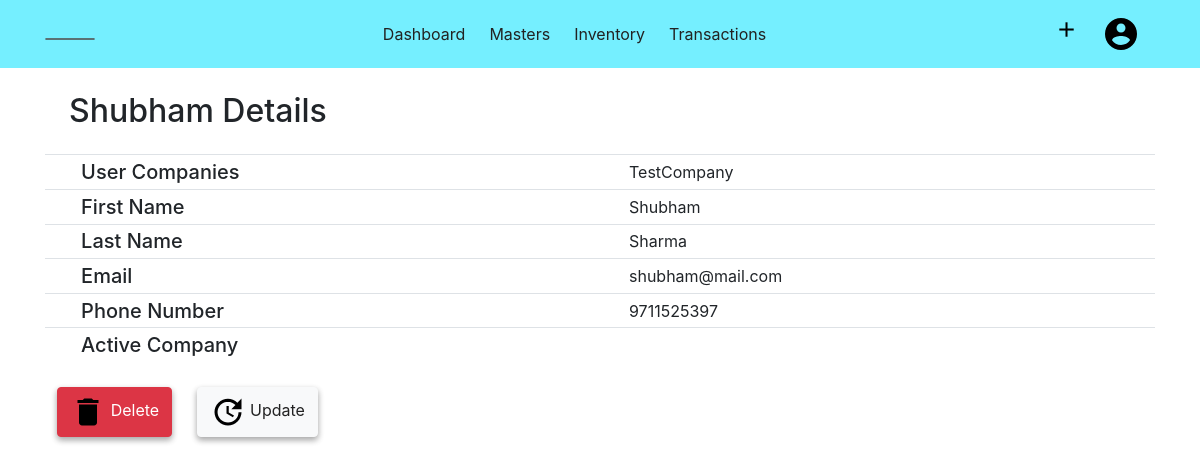
Before: /user/accountinfo (signed in) with the older database file.
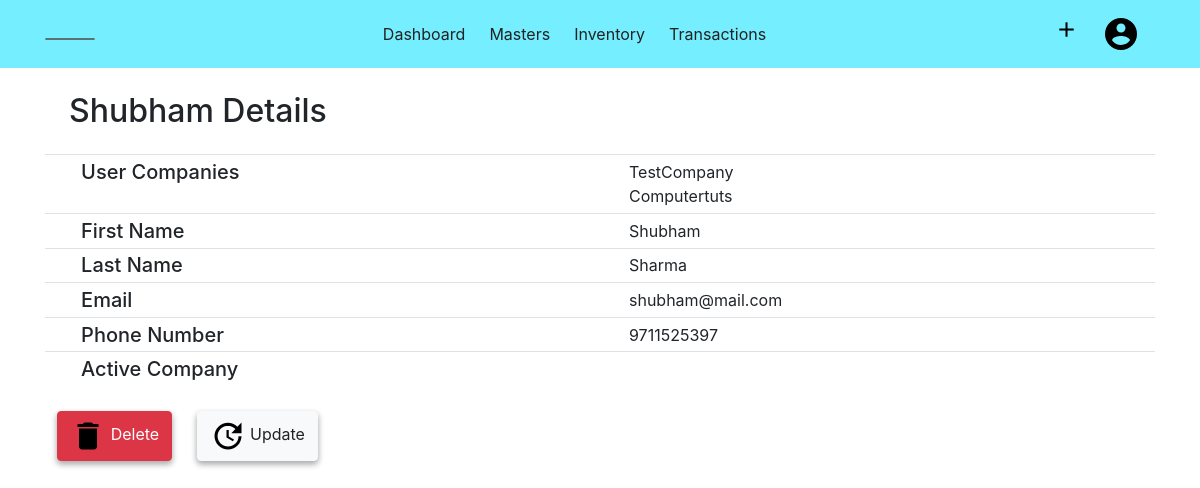
After: the same page with the newer database file.
### acsystem/models.py (models this page shows, shortened)
class Company(db.Model):
    id = db.Column(db.Integer, primary_key=True)
    companyname = db.Column(db.String(80), unique=True, nullable=False)
    mailingname = db.Column(db.String(80), nullable = False)
    address = db.Column(db.String(100), nullable=False)
    country = db.Column(db.String(40), nullable=False)
    state = db.Column(db.String(40), nullable=False)
    pin = db.Column(db.Integer)
    email = db.Column(db.String(60))
    phoneno = db.Column(db.Integer)
    website = db.Column(db.String(60))
    datecreated = db.Column(db.DateTime, default = datetime.utcnow, nullable=False)
    financialyear = db.Column(db.DateTime, nullable=False)
    booksbegin = db.Column(db.DateTime, nullable=False)
    invoiceno = db.Column(db.Integer, default=0)
    gstno = db.Column(db.Integer)
    description = db.Column(db.Text)
    customers = db.relationship('Customer', backref='undercompany', lazy=True, cascade="all, delete-orphan")
    suppliers = db.relationship('Supplier', backref='undercompany', lazy=True, cascade="all, delete-orphan")
    groups = db.relationship('Group', backref='undercompany', lazy=True, cascade="all, delete-orphan")
    ledgers = db.relationship('Ledger', backref='undercompany', lazy=True, cascade="all, delete-orphan")
    productcategories = db.relationship('Productcategory', backref='undercompany', lazy=True, cascade="all, delete-orphan")
    products = db.relationship('Product', backref='undercompany', lazy=True, cascade="all, delete-orphan")
    units = db.relationship('Unit', backref='undercompany', lazy=True, cascade="all, delete-orphan")
    sale = db.relationship('Sales', backref='undercompany', lazy=True, cascade="all, delete-orphan")
    user_id = db.Column(db.Integer, db.ForeignKey('user.id', ondelete="CASCADE"), nullable=False)

### acsystem/user/routes.py (the view)
@users.route('/user/accountinfo')
@login_required
def account():
    return render_template('usertemplate/accountinfo.html', title="Account")

### acsystem/models.py (called while the page is built)
@login_manager.user_loader
def load_user(user_id):
    return User.query.get(int(user_id))

### acsystem/templates/usertemplate/accountinfo.html (shortened to what this page needs)
{% extends "layout.html"%}
{% block content %}
<div class="container mt-4">
    <h2 class="mb-4 ml-4">{{ current_user.first }} Details</h2>
    <table class="table table-sm">
        <tbody>
            <tr>
                <td>&Tab;</td>
                <td class="h5">User Companies</td>
                <td>{% for company in current_user.companies %}
                        <span>{{ company.companyname }}</span>
                        <br>
                    {% endfor %}
                </td>
            </tr>
            <tr>
                <td>&Tab;</td>
                <td class="h5"> First Name </td>
                <td>{{current_user.first}}</td>
            </tr>
            <tr>
                <td>&Tab;</td>
                <td class="h5"> Last Name </td>
                <td>{{current_user.last}}</td>
            </tr>
            <tr>
                <td>&Tab;</td>
                <td class="h5"> Email</td>
                <td>{{current_user.email}}</td>
            </tr>
            <tr>
                <td>&Tab;</td>
                <td class="h5"> Phone Number </td>
                <td>{{current_user.phone}}</td>
            </tr>
            <tr>
                <td>&Tab;</td>
                <td class="h5"> Active Company </td>
                <td id="useractivecomp"></td>
            </tr>
        </tbody>
    </table>
    <table class="mt-4">
        <tbody>
            <tr>
                <td>
                    <button type="button" class="btn btn-danger" data-toggle="modal" data-target="#deleteuser">
                        <img src="{{ url_for('static',filename='images/delete.png') }}" alt="Delete"> Delete
                    </button>
                </td>
                <td>
                    <a type="button" class="btn btn-light" href="{{ url_for('users.updateuser') }}"><img
                            src="{{ url_for('static',filename='images/update.png') }}" alt="Update"> Update
                    </a>
                </td>
            </tr>
        </tbody>
    </table>
</div>
{% endblock content %}

Changed rows visible on the page:
added Company: companyname "Computertuts"
